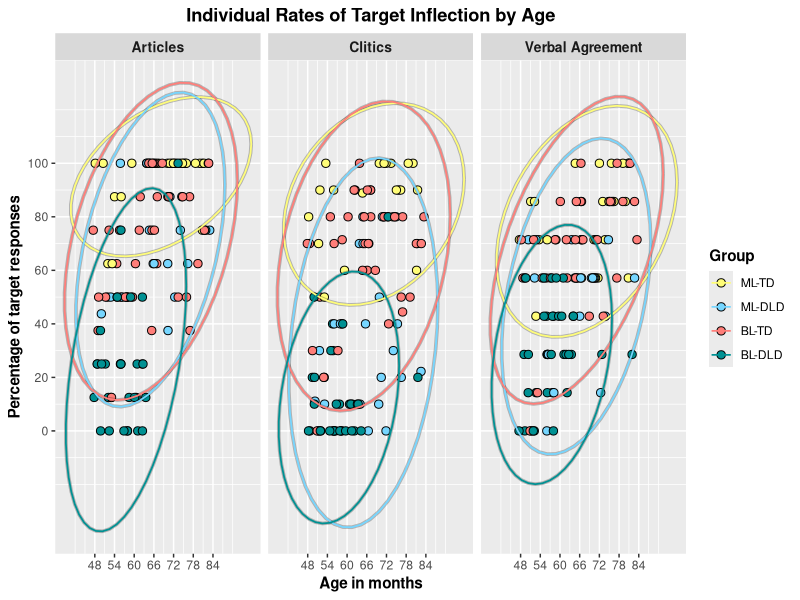
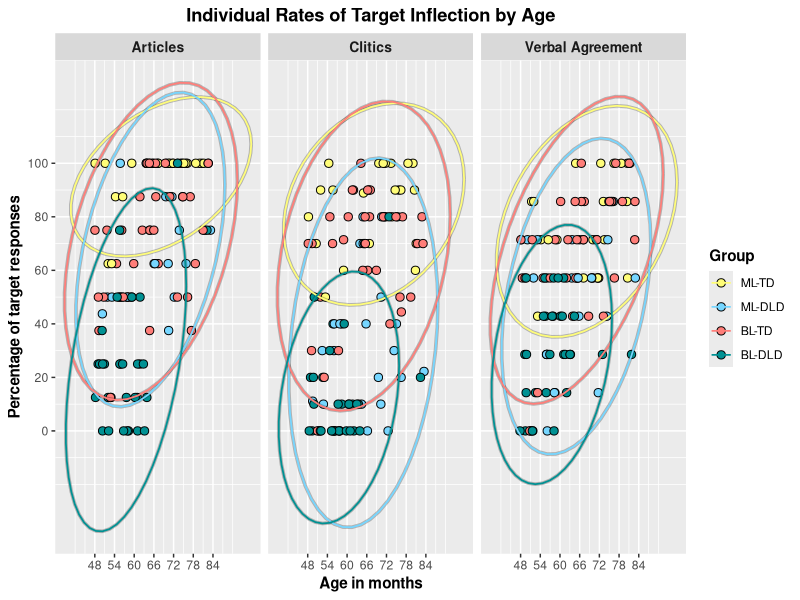

Generate these figures, in order, with R:
library(tidyverse)
library(here)

options(scipen = 99)


# Prepare dataframes by structure
Articles <- read_csv(here("CSV Files", "Aggregated Long Data.csv")) %>% 
  filter(Structure == c("Articles")) %>% 
  filter(!is.na(Accuracy)) %>%
  group_by(Code, Group, CA_Months, Structure) %>%
  summarize(Total_Target = sum(Accuracy, na.rm = TRUE),
            Total_Responses = sum(!is.na(Accuracy)),
            Ratio = Total_Target/Total_Responses) %>% 
  mutate(Ratio = Ratio*100,
         Structure = "Articles")

Clitics <- read_csv(here("CSV Files", "Aggregated Long Data.csv")) %>% 
  filter(Structure == c("Clitics")) %>% 
  filter(!is.na(Accuracy)) %>%
  group_by(Code, Group, CA_Months, Structure) %>%
  summarize(Total_Target = sum(Accuracy, na.rm = TRUE),
            Total_Responses = sum(!is.na(Accuracy)),
            Ratio = Total_Target/Total_Responses) %>% 
  mutate(Ratio = Ratio*100,
         Structure = "Clitics")

Agreement <- read_csv(here("CSV Files", "Aggregated Long Data.csv")) %>% 
  filter(Structure == c("Verbal Agreement")) %>% 
  filter(!is.na(Accuracy)) %>%
  group_by(Code, Group, CA_Months, Structure) %>%
  summarize(Total_Target = sum(Accuracy, na.rm = TRUE),
            Total_Responses = sum(!is.na(Accuracy)),
            Ratio = Total_Target/Total_Responses) %>% 
  mutate(Ratio = Ratio*100)


# Join dataframes
Joint <- rbind(Articles, Clitics, Agreement)
Joint$Group <- factor(Joint$Group, levels = c("ML-TD", "ML-DLD", "BL-TD", "BL-DLD"))


# Create graph
## With group spaces
Ind_Differences_Circles <- Joint %>%
  ggplot(aes(x = CA_Months, y = Ratio)) +
  facet_grid(cols = vars(Structure)) +
  geom_jitter(aes(fill = Group),
              shape = 21, color = "black",
              width = 0.5, height = 0, size = 2.5) +
  stat_ellipse(aes(group = Group),
               type = "norm",
               level = 0.95,
               size = 1.25,
               color = "black",
               alpha = 0.25) +
  stat_ellipse(aes(group = Group, color = Group),
               type = "norm",
               level = 0.95,
               size = 0.6,
               linetype = "solid") +
  scale_fill_manual(values = c("#FFFD78", "#76D6FF", "#FF7E79", "#009193")) +
  scale_color_manual(values = c("#FFFD78", "#76D6FF", "#FF7E79", "#009193")) +
  scale_x_continuous(breaks = seq(48, 84, 6), expand = expansion(mult = 0.05)) +
  scale_y_continuous(breaks = seq(0, 100, 20), expand = expansion(mult = 0.05)) +
  labs(x = "Age in months",
       y = "Percentage of target responses",
       title = "Individual Rates of Target Inflection by Age",
       fill = "Group",
       color = "Group") +
  theme(axis.title = element_text(face = "bold"),
        plot.title = element_text(hjust = 0.5, face = "bold"),
        legend.title = element_text(face = "bold"),
        strip.text = element_text(face = "bold", size = 10))

Ind_Differences_Circles

ggsave(filename = here("Conferences", "HLS 2025", "Graphs", "HLS 2025 Individual Differences.pdf"),
       plot = Ind_Differences_Circles,
       device = "pdf",
       width = 7,
       height = 4.5,
       units = "in")
